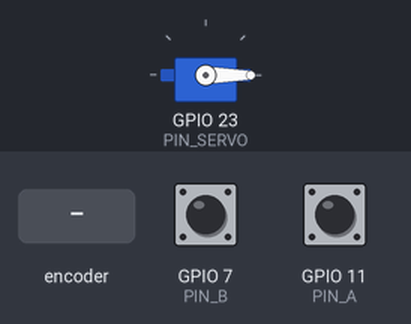
Recording of a program running on a simulated Raspberry Pi (BCM pin numbers). Parts: servo. The test bench sets the inputs (shaded band); at power-on: GPIO 7 (PIN_B) HIGH, GPIO 11 (PIN_A) HIGH. Servo angles are drawn from the pulse width (0.5 ms = 0°, 2.5 ms = 180°).

Above: at 0.1 s.
At 2.2 s:
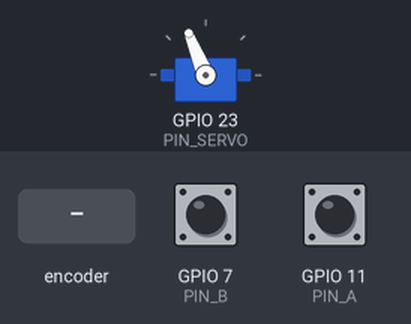
2.3 s: rotary encoder on GPIO 11 (PIN_A) / GPIO 7 (PIN_B) turned 1 step (first pin leading)
At 3.9 s:
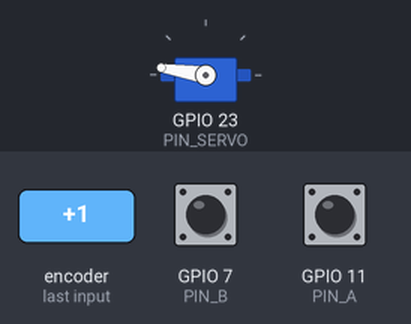
Timing chart, 0 to 5.4 s (numbered marks = the images above; inputs shaded):
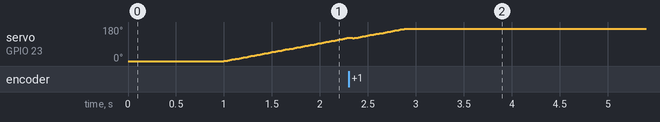

The program:

code7.py
```python
# -*- coding: utf-8 -*-
'''
左ボタンを押してサーボモータを0~180度、
右ボタンを押して180~0度に回転させるプログラム
'''

import RPi.GPIO as GPIO
import time

PIN_SERVO=23
PIN_A=11
PIN_B=7
ang=0

GPIO.setmode(GPIO.BCM)
GPIO.setup(PIN_SERVO, GPIO.OUT)
GPIO.setup(PIN_A, GPIO.IN) # ボタンは電流が流れるか否かで判断するためinputで判断
GPIO.setup(PIN_B, GPIO.IN)

p = GPIO.PWM(PIN_SERVO, 50)

p.start(2.5)

time.sleep(1.0)

def servo(a):
    dc = 2.5 + (12.0-2.5)/180*a
    p.ChangeDutyCycle(dc)
    time.sleep(0.01)

while True:
     # ループの最初でボタンが押されたか否かで判断
    PIN_A_Value=GPIO.input(PIN_A)
    PIN_B_Value=GPIO.input(PIN_B)

    if(PIN_A_Value==GPIO.LOW and PIN_B_Value==GPIO.LOW): # ボタンが押されてなかったら、何もしない
        pass # 何もしない

    elif(PIN_A_Value==GPIO.HIGH): # ボタンAが押されたとき
        if(ang<180):
            ang+=1
            servo(ang)
        else:
            pass

    elif(PIN_B_Value==GPIO.HIGH): # ボタンB が押されたとき
        if(ang>0):
            ang-=1
            servo(ang)
        else:
            pass
```
